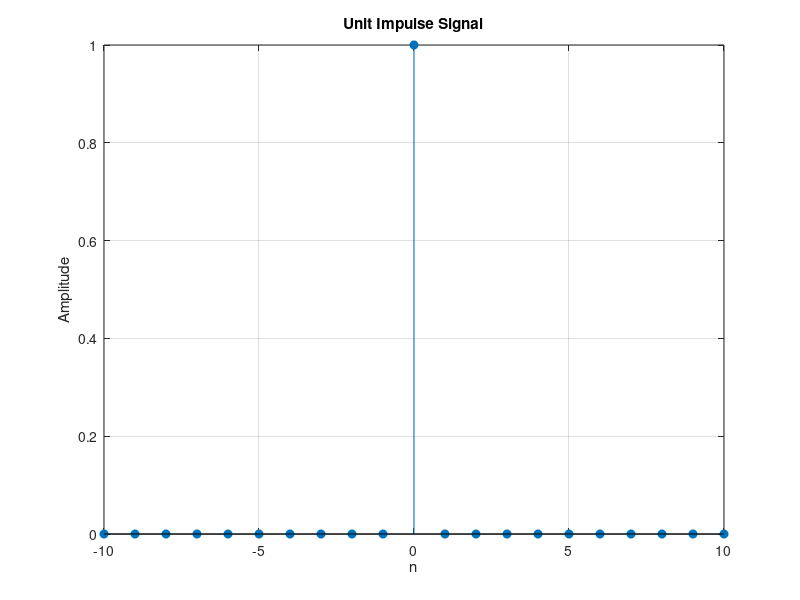
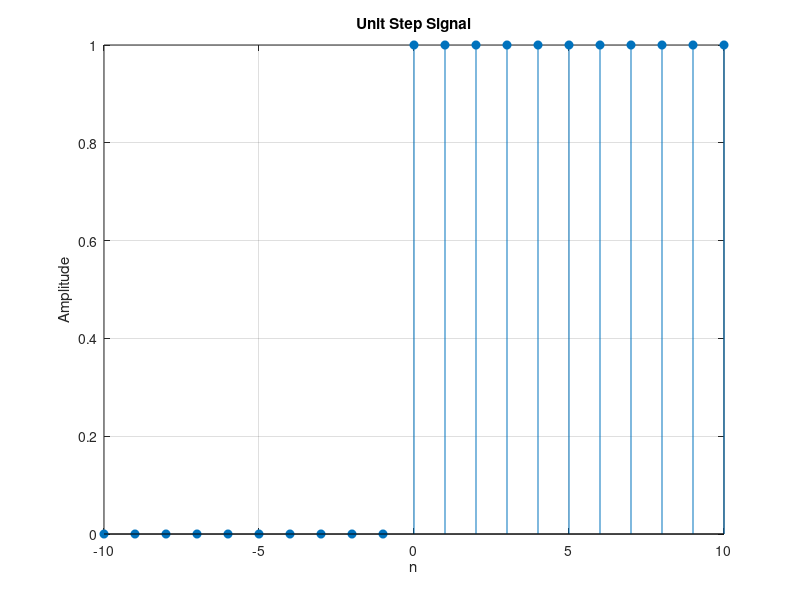
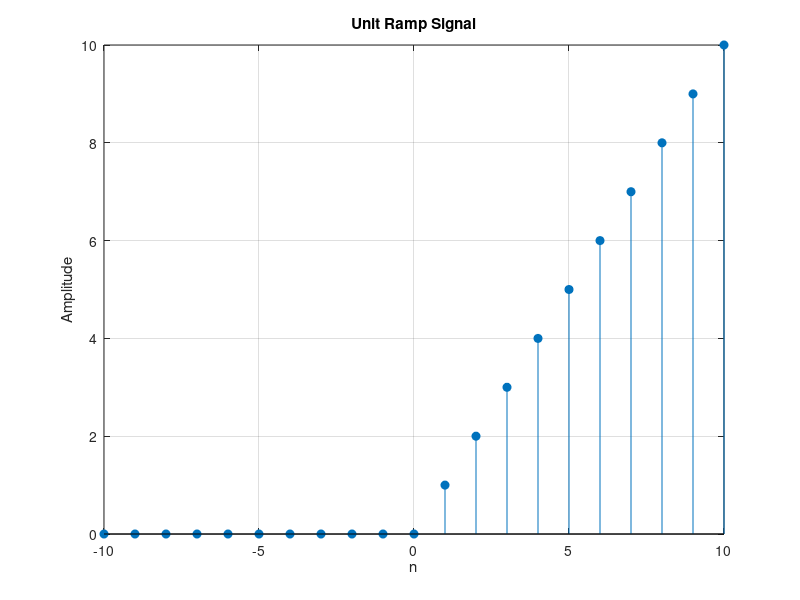
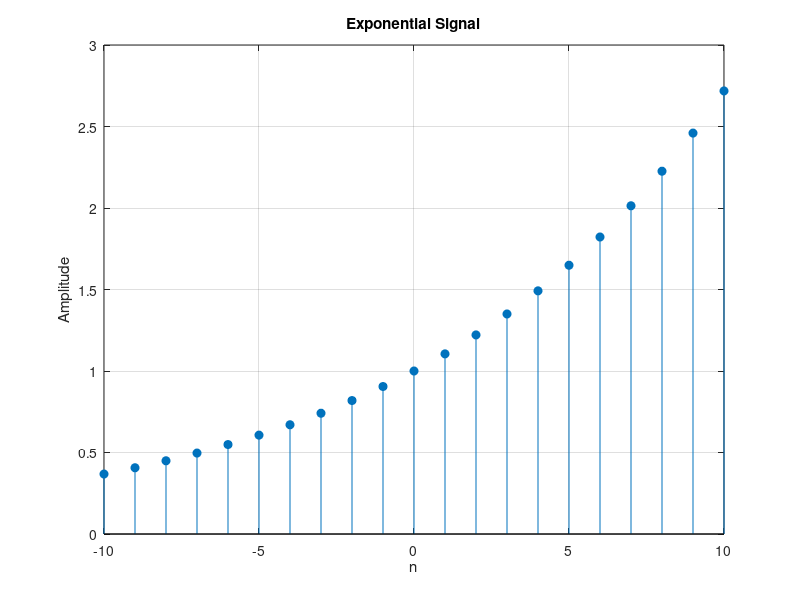

Here is the MATLAB script that generated these plots, in order:
% Define the range of n values
n = -10:10;

% Unit Impulse Signal
unit_impulse = (n == 0); % Impulse is 1 at n=0, 0 elsewhere
figure; % Create a new figure
stem(n, unit_impulse, 'filled'); % Plot the unit impulse
title('Unit Impulse Signal');
xlabel('n');
ylabel('Amplitude');
grid on; % Add grid for better visualization

% Unit Step Signal
unit_step = (n >= 0); % Step is 1 for n >= 0, 0 elsewhere
figure; % Create a new figure
stem(n, unit_step, 'filled'); % Plot the unit step
title('Unit Step Signal');
xlabel('n');
ylabel('Amplitude');
grid on; % Add grid for better visualization

% Unit Ramp Signal
unit_ramp = max(0, n); % Ramp is n for n >= 0, 0 elsewhere
figure; % Create a new figure
stem(n, unit_ramp, 'filled'); % Plot the unit ramp
title('Unit Ramp Signal');
xlabel('n');
ylabel('Amplitude');
grid on; % Add grid for better visualization

% Exponential Signal
exponential_signal = exp(0.1 * n); % Exponential signal e^(0.1*n)
figure; % Create a new figure
stem(n, exponential_signal, 'filled'); % Plot the exponential signal
title('Exponential Signal');
xlabel('n');
ylabel('Amplitude');
grid on; % Add grid for better visualization

% Signum Function
signum_function = sign(n); % Signum function: -1 for n<0, 0 for n=0, 1 for n>0
figure; % Create a new figure
stem(n, signum_function, 'filled'); % Plot the signum function
title('Signum Function');
xlabel('n');
ylabel('Amplitude');
grid on; % Add grid for better visualization

% Sinc Function
sinc_function = sinc(n); % Sinc function: sinc(x) = sin(pi*x)/(pi*x)
figure; % Create a new figure
stem(n, sinc_function, 'filled'); % Plot the sinc function
title('Sinc Function');
xlabel('n');
ylabel('Amplitude');
grid on; % Add grid for better visualization
